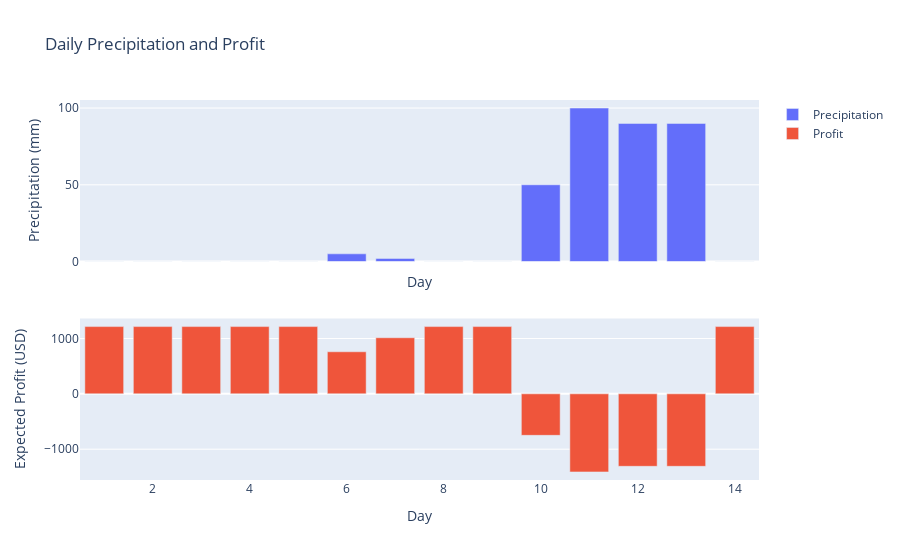

The cell this chart's notebook holds for it:
### Code cell
prec_list, avg_profit_list, rainy_days, total_profit = total_profit_fair_us(70000,scalers_dict, [0,0,0,0,0,5,2,0,0,50,100,90,90,0],extra_costs=0)

plotly_prec_profit(prec_list,avg_profit_list)

### Figure 1 — Plotly figure (JSON) as saved in the notebook; plotly's stock layout.template omitted (floating-point values rounded to 4 significant figures)
{"data": [{"name": "Precipitation", "type": "bar", "x": [1, 2, 3, 4, 5, 6, 7, 8, 9, 10, 11, 12, 13, 14], "xaxis": "x", "y": [0, 0, 0, 0, 0, 5, 2, 0, 0, 50, 100, 90, 90, 0], "yaxis": "y"}, {"name": "Profit", "type": "bar", "x": [1, 2, 3, 4, 5, 6, 7, 8, 9, 10, 11, 12, 13, 14], "xaxis": "x2", "y": [1215.0, 1215.0, 1215.0, 1215.0, 1215.0, 759.8, 1014.0, 1215.0, 1215.0, -749.5, -1411.0, -1309.0, -1309.0, 1215.0], "yaxis": "y2"}], "layout": {"title": {"text": "Daily Precipitation and Profit"}, "xaxis": {"anchor": "y", "domain": [0, 1], "matches": "x2", "showticklabels": false, "title": {"text": "Day"}}, "xaxis2": {"anchor": "y2", "domain": [0, 1], "title": {"text": "Day"}}, "yaxis": {"anchor": "x", "domain": [0.575, 1], "title": {"text": "Precipitation (mm)"}}, "yaxis2": {"anchor": "x2", "domain": [0, 0.425], "title": {"text": "Expected Profit (USD)"}}}}
